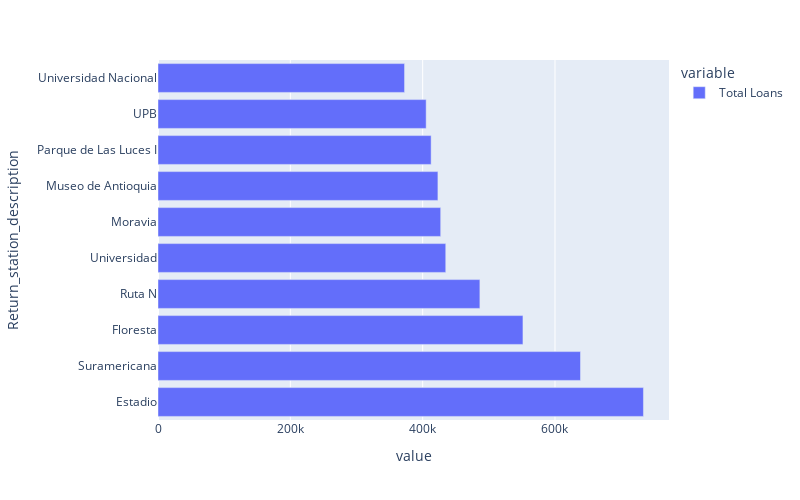

The cell this chart's notebook holds for it:
### Code cell
fig = px.bar(highest_return_station_df.head(10), orientation='h', width=800, height=500)
fig.show()
# From looking at the graph its clear that the stations:
# 1)Estadio
# 2)Suramericana
# 3)Floresta
# These are the top 3 stations with the highest return rate

### Figure 1 — Plotly figure (JSON) as saved in the notebook; plotly's stock layout.template omitted (floating-point values rounded to 4 significant figures)
{"data": [{"alignmentgroup": "True", "hovertemplate": "variable=Total Loans<br>value=%{x}<br>Return_station_description=%{y}<extra></extra>", "legendgroup": "Total Loans", "marker": {"color": "#636efa"}, "name": "Total Loans", "offsetgroup": "Total Loans", "orientation": "h", "showlegend": true, "textposition": "auto", "type": "bar", "x": [733697, 638557, 551572, 486504, 434903, 427249, 423064, 412808, 405288, 372646], "xaxis": "x", "y": ["Estadio", "Suramericana", "Floresta", "Ruta N", "Universidad", "Moravia", "Museo de Antioquia", "Parque de Las Luces I", "UPB", "Universidad Nacional"], "yaxis": "y"}], "layout": {"barmode": "relative", "height": 500, "legend": {"title": {"text": "variable"}, "tracegroupgap": 0}, "margin": {"t": 60}, "width": 800, "xaxis": {"anchor": "y", "domain": [0, 1], "title": {"text": "value"}}, "yaxis": {"anchor": "x", "domain": [0, 1], "title": {"text": "Return_station_description"}}}}
